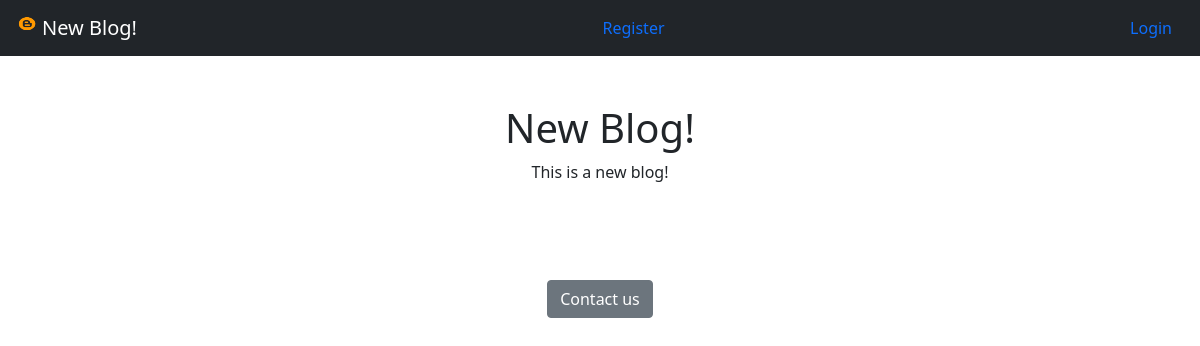
Before: / with the older database file.
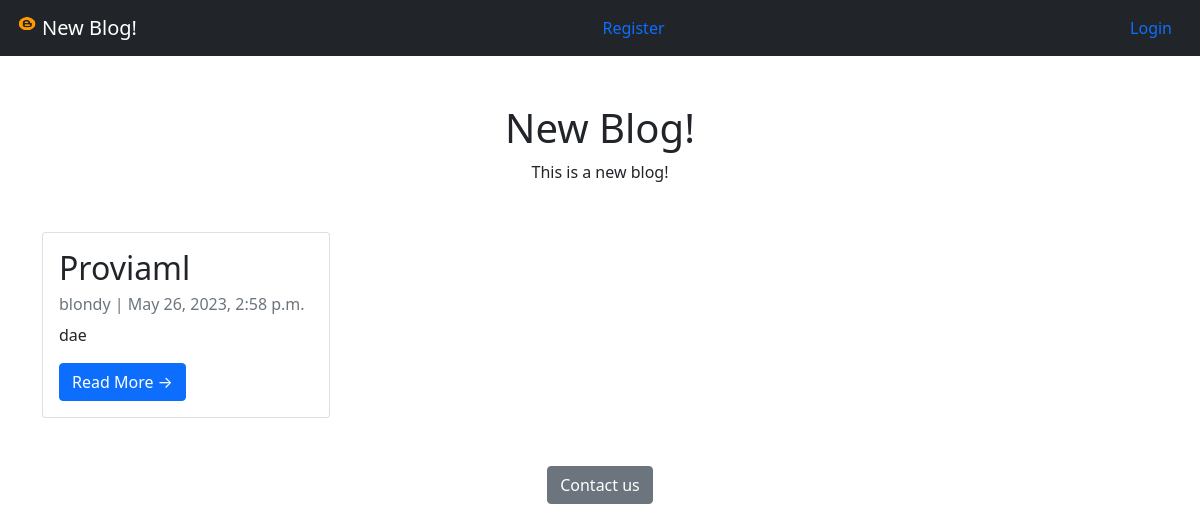
After: the same page with the newer database file.
### blog/models.py (models this page shows, shortened)
class Post(models.Model):
    title = models.CharField(max_length=200, unique=True)
    slug = models.SlugField(max_length=200, unique=True)
    author = models.ForeignKey(User, on_delete=models.CASCADE, related_name='blog_posts')
    updated_on = models.DateTimeField(auto_now=True)
    content = models.TextField()
    created_on = models.DateTimeField(auto_now_add=True)
    status = models.IntegerField(choices=STATUS, default=0)
    class Meta:
        ordering = ['-created_on']

### blog/views.py (the view)
# urls.py: path('', include('blog.urls')),
def blog(request):
    posts = Post.objects.all()
    return render(request, 'post_list.html', {'posts': posts})

### blog/templates/post_list.html (shortened to what this page needs)
<!doctype html>
<html lang="en">
<head>
    <link href="https://cdn.jsdelivr.net/npm/bootstrap@5.0.0-beta2/dist/css/bootstrap.min.css" rel="stylesheet"
>
</head>
<body>
    {% extends 'base.html' %}
    {% block content %}
    <div class="container my-5 text-center" style="max-width:580px">
        <h1>New Blog!</h1>
        <p> This is a new blog!</p>
    </div>
    <div class="container">
        <div class="row">
            {% for post in posts %}
            <div class="col-sm">
                <div class="card" style="width: 18rem;">
                    <div class="card-body">
                        <h2 class="card-title">{{ post.title }}</h2>
                        <p class="card-text text-muted h6">{{ post.author }} | {{ post.created_on}} </p>
                        <p class="card-text">{{post.content|slice:":200" }}</p>
                        <a href="{% url 'post_detail' post.pk %}" class="btn btn-primary">Read More &rarr;</a>
                    </div>
                </div>
            </div>
            {% endfor %}
        </div>
    </div>
    <div class="container my-5 text-center" style="max-width:580px">
        <a href="{% url 'contact' %}" type="button" class="btn btn-secondary">Contact us</a>
    </div>
    {% endblock %}

### blog/templates/base.html (shortened to what this page needs)
<!doctype html>
<html lang="en">
<head>
    <link href="https://cdn.jsdelivr.net/npm/bootstrap@5.0.0-beta2/dist/css/bootstrap.min.css" rel="stylesheet"
>
</head>
<body>
    <nav class="navbar navbar-dark bg-dark">
        <div class="container-fluid">
             <a class="navbar-brand" href="{% url 'home' %}">
                {% load static %}<img src="{% static 'logo.png' %}" alt="" width="30" height="24" class="d-inline-block align-top">New Blog!</a>
            {% if user.is_authenticated %}
                <a class="nav-link" href="{% url 'add_post' %}">Add Post</a>
                <a class="nav-link" href="{% url 'logout' %}">Logout</a>
            {% else %}
                <a class="nav-link" href="{% url 'register' %}">Register</a>
                <a class="nav-link" href="{% url 'login' %}">Login</a>
            {% endif %}
        </div>
    </nav>
    {% block content %}
    {% endblock %}
</body>
</html>

Changed rows visible on the page:
added Post: title "Proviaml", author "blondy", created_on "May 26, 2023, 2:58 p.m.", content "dae"
